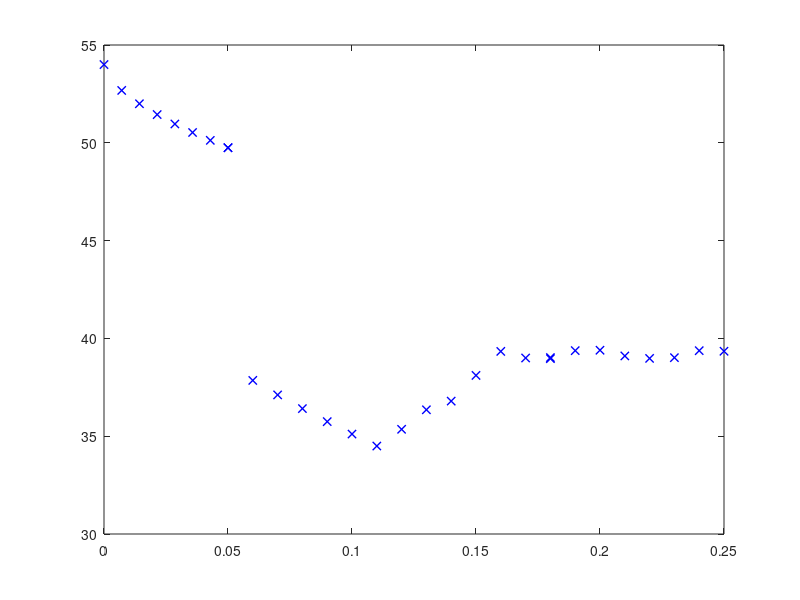
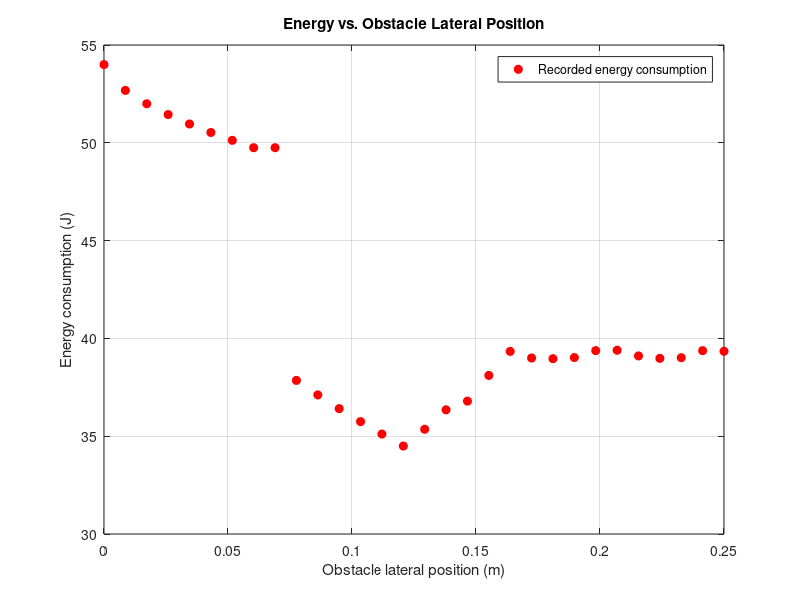

The MATLAB script that drew these images, in order:
% Energy vs. obstacle lateral position
y = [linspace(0, 0.05, 8),linspace(0.05, 0.18, 14),linspace(0.18, 0.25, 8)];  % lateral positions from 0 to 0.25 m
E = zeros(size(y));         % initialize energy array

% Define trend piecewise
for i = 1:length(y)
    if y(i) <= 0.055
        % Linear decrease from 54 J at y=0 to 39.5 J at y=0.085
        E(i) = 54 - (54-49.5)/0.055 * y(i);
        % Cubic decrease from 54 J at y=0 to 39.5 J at y=0.085
        E(i) = 54 - (54-49.5) * (y(i)/0.055)^0.6;
    elseif y(i) <= 0.115
        % Linear decrease from 42.5 J at y=0.085 to 34.2 J at y=0.155
        E(i) = 34.2 + (42-34.2) * (y(i)/0.155)^5+rand(1)-0.3;%(y(i) - 0.065);
        E(i) = 45.5 - (45.5-34.2) * (y(i)/0.115)^0.6;
    elseif y(i) <= 0.155
        % Linear increase from 34.2 J at y=0.065 to 39 J at y=0.155
        E(i) = 34.2 + (39-34.2) * (y(i)/0.155)^5+rand(1)-0.3;%(y(i) - 0.065);
    else
        % Constant 39 J afterwards
        E(i) = 39+rand(1)/2-0.05;
    end
end

% Plot
figure;
plot(y, E, 'bx', 'LineWidth', 1); % Discretize 20 obstacle positions between 0 and 0.25
y = linspace(0, 0.25, 30);
% E = zeros(size(y));
% 
% Generate piecewise energy values
% for i = 1:length(y)
%     if y(i) <= 0.065
%         E(i) = 54 - (54-34.2)/0.065 * y(i);
%     elseif y(i) <= 0.155
%         E(i) = 34.2 + (39-34.2)/(0.155-0.065) * (y(i) - 0.065);
%     else
%         E(i) = 39;
%     end
% end

% Fit a cubic polynomial to (y,E)
p = polyfit(y, E, 3);

% Evaluate polynomial on a fine grid
y_fit = linspace(0, 0.25, 200);
E_fit = polyval(p, y_fit);

% Plot results
figure;
plot(y, E, 'ro', 'MarkerFaceColor','r', 'DisplayName','Recorded energy consumption');
hold on;
%plot(y_fit, E_fit, 'b-', 'LineWidth', 2, 'DisplayName','Cubic fit');
xlabel('Obstacle lateral position (m)');
ylabel('Energy consumption (J)');
title('Energy vs. Obstacle Position with Cubic Fit');
legend show;
grid on;

% Display polynomial coefficients
disp('Cubic polynomial coefficients [a b c d]:');
disp(p);

hold on;
%plot([0 0.065 0.155], [54 36 39], 'ro', 'MarkerFaceColor','r'); % key points
xlabel('Obstacle lateral position (m)');
ylabel('Energy consumption (J)');
title('Energy vs. Obstacle Lateral Position');
grid on;
